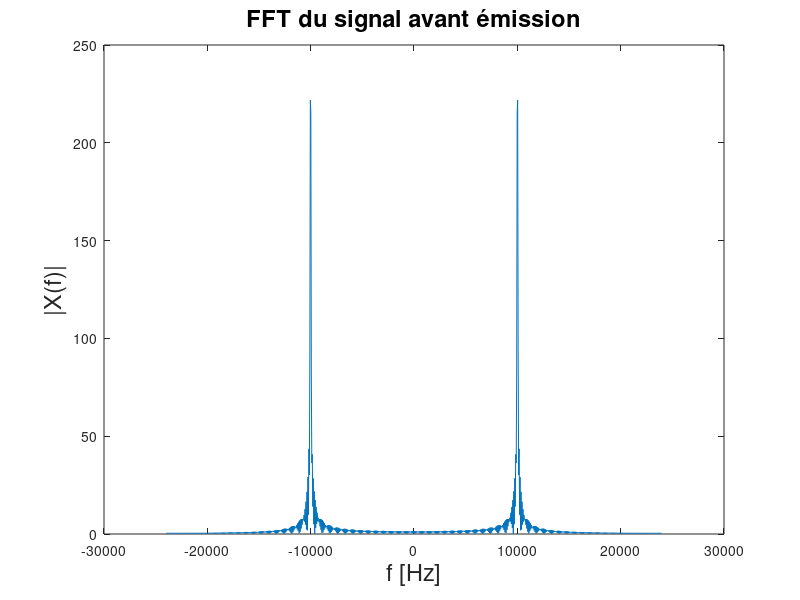
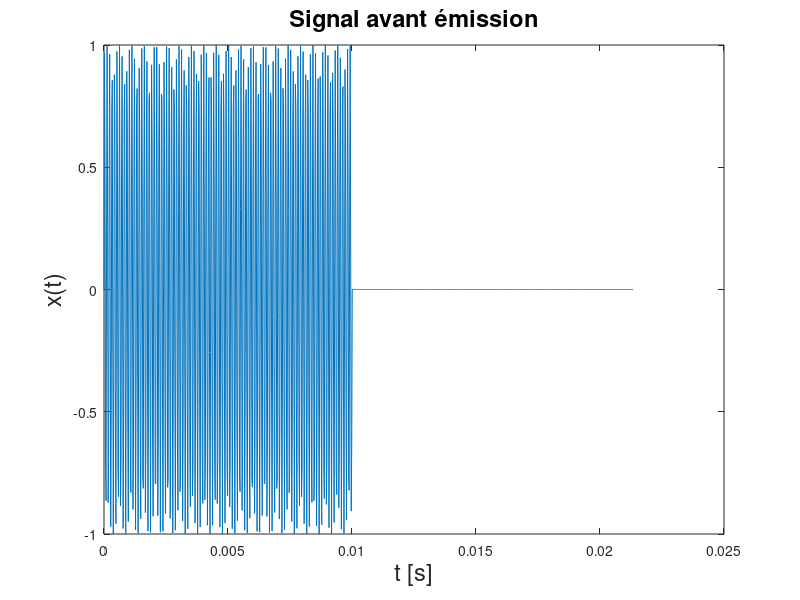

These figures' MATLAB source, in order: (Note: this script raises an error after producing the figures.)
clc; clear all; close all hidden;

fp = 10000; %Hz
Fs = 48000; % samples per second [Hz]
samples = 1024;
Tf = samples/Fs; %s
T = 1/Fs;
Tp = 0.01; % length of the pulse [s]

function x = g(t, fp, Tp)
    x=0;
    if t < Tp
        x = sin(2*pi*fp*t);
    end
end

% avec les param de l'énoncé
t = linspace(0, Tf, samples);
x = zeros(size(t));
for k = 1:length(t)
    x(k) = g(t(k), fp, Tp);
end

% fft avant de l'émettre et enregistrer
figure;
plot(Fs/samples*(-samples/2:samples/2-1), abs(fftshift(fft(x))))
xlabel('f [Hz]', 'FontSize', 17);
ylabel('|X(f)|', 'FontSize', 17);
title('FFT du signal avant émission', 'FontSize', 17);
figure;
plot(t, x);
xlabel('t [s]', 'FontSize', 17);
ylabel('x(t)', 'FontSize', 17);
title('Signal avant émission', 'FontSize', 17);


player = audioplayer(repmat(x, 1, 50), Fs);
play(player);

recorder = audiorecorder(Fs, 24, 1);
record(recorder, Tf);

pause(Tf+1);

x_recorded = [getaudiodata(recorder)];
samples_recorded = length(x_recorded);

plot(t, x_recorded');
xlabel('t [s]', 'FontSize', 17);
ylabel('x(t)', 'FontSize', 17);
title('Signal reçu', 'FontSize', 17);

fft_results = fft(x_recorded);
centered_fft_results = fftshift(fft_results); 

figure;
plot(Fs/samples_recorded*(-samples_recorded/2:samples_recorded/2-1), abs(centered_fft_results));
xlabel('f [Hz]', 'FontSize', 17);
ylabel('|X(f)|', 'FontSize', 17);
title('FFT du signal reçu', 'FontSize', 17);



% avec un signal plus court
t = linspace(0, Tf, samples);
x = zeros(size(t));
for k = 1:length(t)
    x(k) = g(t(k), fp, 0.001);
end

figure;
plot(Fs/samples*(-samples/2:samples/2-1), abs(fftshift(fft(x))))
xlabel('f [Hz]', 'FontSize', 17);
ylabel('|X(f)|', 'FontSize', 17);
title('FFT du signal avant émission', 'FontSize', 17);